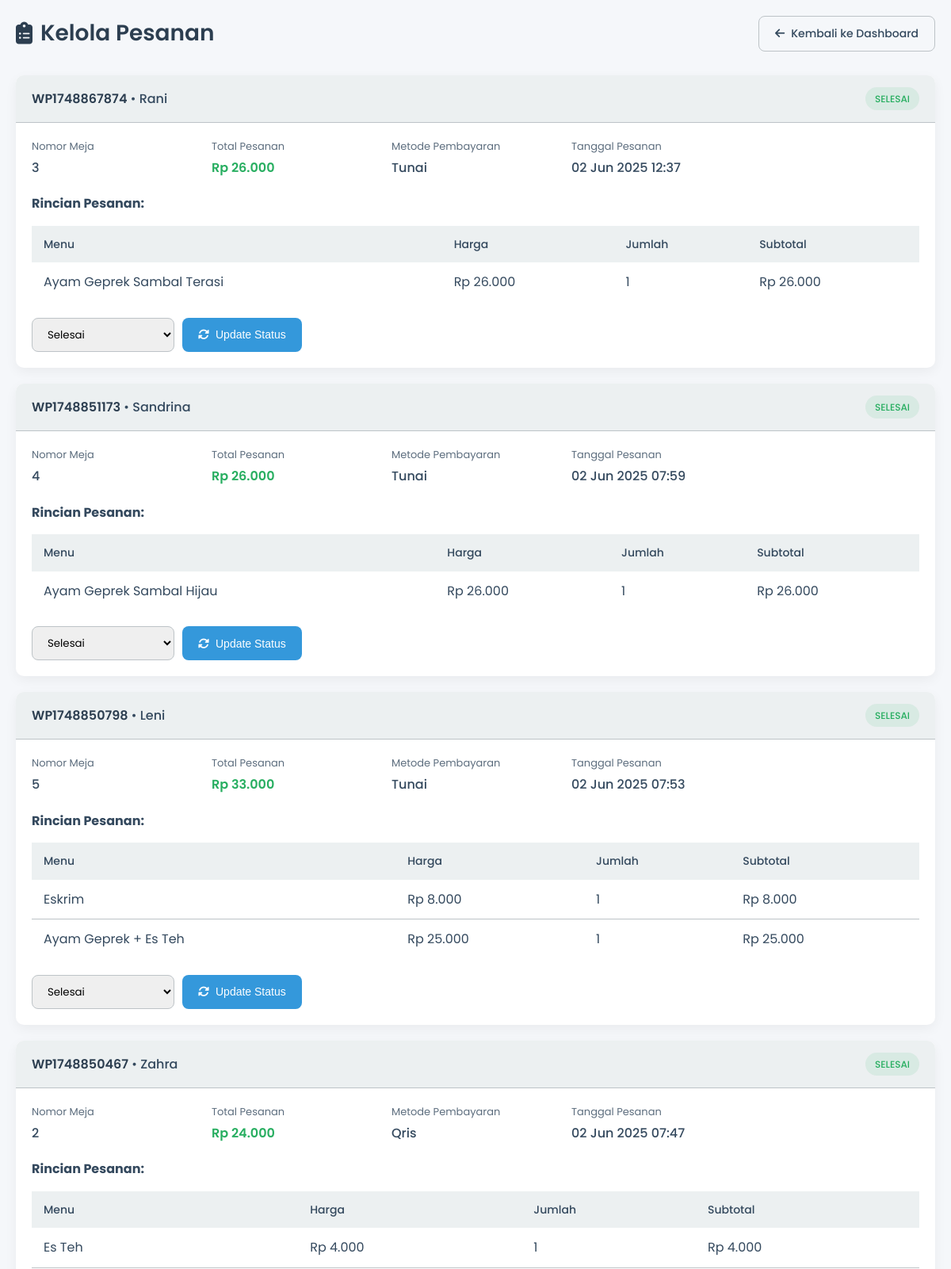
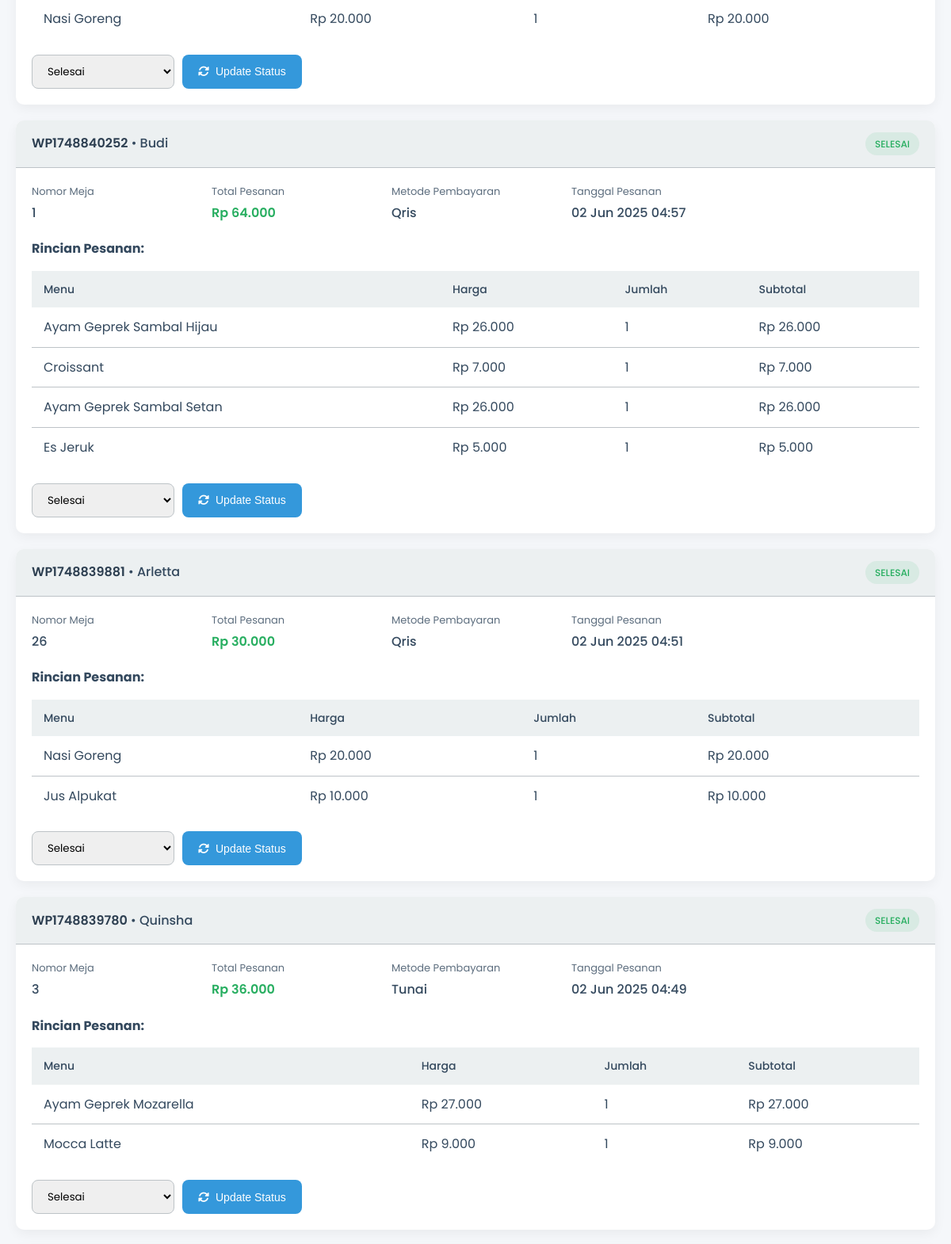
Page /kelola_pesanan_admin.php (upper part) on the committed database (2 pictures, top to bottom).
### tables this page shows
CREATE TABLE `orders` (
  `id` int(11) NOT NULL,
  `kode_pesanan` varchar(20) NOT NULL,
  `nama_pelanggan` varchar(100) NOT NULL,
  `order_date` timestamp NOT NULL DEFAULT current_timestamp(),
  `total` decimal(10,2) NOT NULL,
  `status` enum('pending','diproses','selesai','dibatalkan') DEFAULT 'pending',
  `metode_pembayaran` varchar(50) DEFAULT NULL,
  `catatan` text DEFAULT NULL,
  `nomor_meja` varchar(10) DEFAULT NULL
);

CREATE TABLE `order_items` (
  `id` int(11) NOT NULL,
  `order_id` int(11) NOT NULL,
  `menu_id` int(11) NOT NULL,
  `nama_menu` varchar(100) NOT NULL,
  `harga` decimal(10,2) NOT NULL,
  `quantity` int(11) NOT NULL,
  `subtotal` decimal(10,2) NOT NULL
);

### kelola_pesanan_admin.php (the view, shortened to what this page needs)
<?php
include 'koneksi.php';
$sql = "SELECT * FROM orders ORDER BY order_date DESC";
$orders = mysqli_query($conn, $sql);
?>
<!DOCTYPE html>
<html lang="id">
<head>
    <link rel="stylesheet" href="https://cdnjs.cloudflare.com/ajax/libs/font-awesome/6.4.0/css/all.min.css">
</head>
<body>
    <div class="container">
        <div class="header">
            <h1 class="page-title">
                <i class="fas fa-clipboard-list"></i> Kelola Pesanan
            </h1>
            <a href="admin_dashboard.php" class="btn btn-outline">
                <i class="fas fa-arrow-left"></i> Kembali ke Dashboard
            </a>
        </div>
        <?php if (mysqli_num_rows($orders) > 0): ?>
            <?php while ($order = mysqli_fetch_assoc($orders)): ?>
                <?php
                $order_id = $order['id'];
                $status_class = 'status-' . $order['status'];
                ?>
                <div class="order-card">
                    <div class="order-header">
                        <div>
                            <span class="order-id"><?= $order['kode_pesanan'] ?></span>
                            <span> • </span>
                            <span class="customer-name"><?= $order['nama_pelanggan'] ?></span>
                        </div>
                        <span class="order-status <?= $status_class ?>"><?= $order['status'] ?></span>
                    </div>
                    <div class="order-body">
                        <div class="order-meta">
                            <div class="meta-item">
                                <span class="meta-label">Nomor Meja</span>
                                <span class="meta-value"><?= htmlspecialchars($order['nomor_meja'] ?? '-') ?></span>
                            </div>
                            <div class="meta-item">
                                <span class="meta-label">Total Pesanan</span>
                                <span class="meta-value price">Rp <?= number_format($order['total'], 0, ',', '.') ?></span>
                            </div>
                            <div class="meta-item">
                                <span class="meta-label">Metode Pembayaran</span>
                                <span class="meta-value"><?= ucfirst($order['metode_pembayaran']) ?></span>
                            </div>
                            <div class="meta-item">
                                <span class="meta-label">Tanggal Pesanan</span>
                                <span class="meta-value"><?= date('d M Y H:i', strtotime($order['order_date'])) ?></span>
                            </div>
                        </div>
                        <h5 style="margin-bottom: 15px; font-size: 16px;">Rincian Pesanan:</h5>
                        <table class="items-table">
                            <thead>
                                <tr>
                                    <th>Menu</th>
                                    <th>Harga</th>
                                    <th>Jumlah</th>
                                    <th>Subtotal</th>
                                </tr>
                            </thead>
                            <tbody>
                                <?php
                                $items = mysqli_query($conn, "SELECT * FROM order_items WHERE order_id = $order_id");
                                while ($item = mysqli_fetch_assoc($items)):
                                ?>
                                <tr>
                                    <td><?= htmlspecialchars($item['nama_menu']) ?></td>
                                    <td>Rp <?= number_format($item['harga'], 0, ',', '.') ?></td>
                                    <td><?= $item['quantity'] ?></td>
                                    <td>Rp <?= number_format($item['subtotal'], 0, ',', '.') ?></td>
                                </tr>
                                <?php endwhile; ?>
                            </tbody>
                        </table>
                        <form method="post" action="update_status.php" class="status-form">
                            <select name="status" class="form-select">
                                <?php foreach (['pending' => 'Pending', 'diproses' => 'Diproses', 'selesai' => 'Selesai', 'dibatalkan' => 'Dibatalkan'] as $value => $label): ?>
                                    <option value="<?= $value ?>" <?= $value == $order['status'] ? 'selected' : '' ?>>
                                        <?= $label ?>
                                    </option>
                                <?php endforeach; ?>
                            </select>
                            <button type="submit" class="btn btn-primary">
                                <i class="fas fa-sync-alt"></i> Update Status
                            </button>
                        </form>
                    </div>
                </div>
            <?php endwhile; ?>
        <?php endif; ?>
    </div>
</body>
</html>

### kelola_pesanan_admin.php (style rules this page uses)
:root { --primary: #2c3e50; --secondary: #e74c3c; --accent: #3498db; --light: #ecf0f1; --dark: #2c3e50; --success: #27ae60; --warning: #f39c12; --text: #34495e; --border: #bdc3c7; }
* { margin: 0; padding: 0; box-sizing: border-box; }
body { font-family: 'Poppins', sans-serif; background-color: #f5f7fa; color: var(--text); line-height: 1.6; }
.container { max-width: 1200px; margin: 0 auto; padding: 20px; }
.header { display: flex; justify-content: space-between; align-items: center; margin-bottom: 30px; flex-wrap: wrap; gap: 15px; }
.page-title { color: var(--primary); font-weight: 600; font-size: 28px; display: flex; align-items: center; gap: 10px; }
.btn { display: inline-flex; align-items: center; gap: 8px; padding: 10px 20px; border-radius: 8px; font-weight: 500; text-decoration: none; transition: all 0.3s; border: none; cursor: pointer; font-size: 14px; }
.btn-outline { background: transparent; border: 1px solid var(--border); color: var(--text); }
.btn-primary { background: var(--accent); color: white; }
.order-card { background: white; border-radius: 10px; box-shadow: 0 5px 15px rgba(0, 0, 0, 0.05); margin-bottom: 20px; overflow: hidden; }
.order-header { background: var(--light); padding: 15px 20px; border-bottom: 1px solid var(--border); display: flex; justify-content: space-between; align-items: center; flex-wrap: wrap; gap: 10px; }
.order-id { font-weight: 600; color: var(--primary); }
.customer-name { font-weight: 500; }
.order-status { padding: 5px 12px; border-radius: 20px; font-size: 12px; font-weight: 500; text-transform: uppercase; }
.status-selesai { background: rgba(39, 174, 96, 0.1); color: var(--success); }
.order-body { padding: 20px; }
.order-meta { display: grid; grid-template-columns: repeat(auto-fill, minmax(200px, 1fr)); gap: 15px; margin-bottom: 20px; }
.meta-item { display: flex; flex-direction: column; }
.meta-label { font-size: 13px; color: var(--text); opacity: 0.8; margin-bottom: 3px; }
.meta-value { font-weight: 500; }
.price { color: var(--success); font-weight: 600; }
.items-table { width: 100%; border-collapse: collapse; margin-bottom: 20px; }
.items-table th { background: var(--light); padding: 12px 15px; text-align: left; font-weight: 500; font-size: 14px; }
.items-table td { padding: 12px 15px; border-bottom: 1px solid var(--border); }
.items-table tr:last-child td { border-bottom: none; }
.status-form { display: flex; gap: 10px; margin-top: 20px; flex-wrap: wrap; }
.form-select { padding: 10px 15px; border: 1px solid var(--border); border-radius: 8px; font-family: inherit; min-width: 180px; }

### rows in the picture
orders: kode_pesanan "WP1748867874", nama_pelanggan "Rani", status "SELESAI", nomor_meja "3", total "26.000", metode_pembayaran "Tunai", order_date "02 Jun 2025 12:37", status "Selesai"
order_items: nama_menu "Ayam Geprek Sambal Terasi", harga "26.000", quantity "1", subtotal "26.000"
orders: kode_pesanan "WP1748851173", nama_pelanggan "Sandrina", status "SELESAI", nomor_meja "4", total "26.000", metode_pembayaran "Tunai", order_date "02 Jun 2025 07:59", status "Selesai"
order_items: nama_menu "Ayam Geprek Sambal Hijau", harga "26.000", quantity "1", subtotal "26.000"
orders: kode_pesanan "WP1748850798", nama_pelanggan "Leni", status "SELESAI", nomor_meja "5", total "33.000", metode_pembayaran "Tunai", order_date "02 Jun 2025 07:53", status "Selesai"
order_items: nama_menu "Eskrim", harga "8.000", quantity "1", subtotal "8.000"
order_items: nama_menu "Ayam Geprek + Es Teh", harga "25.000", quantity "1", subtotal "25.000"
orders: kode_pesanan "WP1748850467", nama_pelanggan "Zahra", status "SELESAI", nomor_meja "2", total "24.000", metode_pembayaran "Qris", order_date "02 Jun 2025 07:47", status "Selesai"
order_items: nama_menu "Es Teh", harga "4.000", quantity "1", subtotal "4.000"
order_items: nama_menu "Nasi Goreng", harga "20.000", quantity "1", subtotal "20.000"
orders: kode_pesanan "WP1748840252", nama_pelanggan "Budi", status "SELESAI", nomor_meja "1", total "64.000", metode_pembayaran "Qris", order_date "02 Jun 2025 04:57", status "Selesai"
order_items: nama_menu "Ayam Geprek Sambal Hijau", harga "26.000", quantity "1", subtotal "26.000"
order_items: nama_menu "Croissant", harga "7.000", quantity "1", subtotal "7.000"
order_items: nama_menu "Ayam Geprek Sambal Setan", harga "26.000", quantity "1", subtotal "26.000"
order_items: nama_menu "Es Jeruk", harga "5.000", quantity "1", subtotal "5.000"
orders: kode_pesanan "WP1748839881", nama_pelanggan "Arletta", status "SELESAI", nomor_meja "26", total "30.000", metode_pembayaran "Qris", order_date "02 Jun 2025 04:51", status "Selesai"
order_items: nama_menu "Nasi Goreng", harga "20.000", quantity "1", subtotal "20.000"
order_items: nama_menu "Jus Alpukat", harga "10.000", quantity "1", subtotal "10.000"
orders: kode_pesanan "WP1748839780", nama_pelanggan "Quinsha", status "SELESAI", nomor_meja "3", total "36.000", metode_pembayaran "Tunai", order_date "02 Jun 2025 04:49", status "Selesai"
order_items: nama_menu "Ayam Geprek Mozarella", harga "27.000", quantity "1", subtotal "27.000"
order_items: nama_menu "Mocca Latte", harga "9.000", quantity "1", subtotal "9.000"
